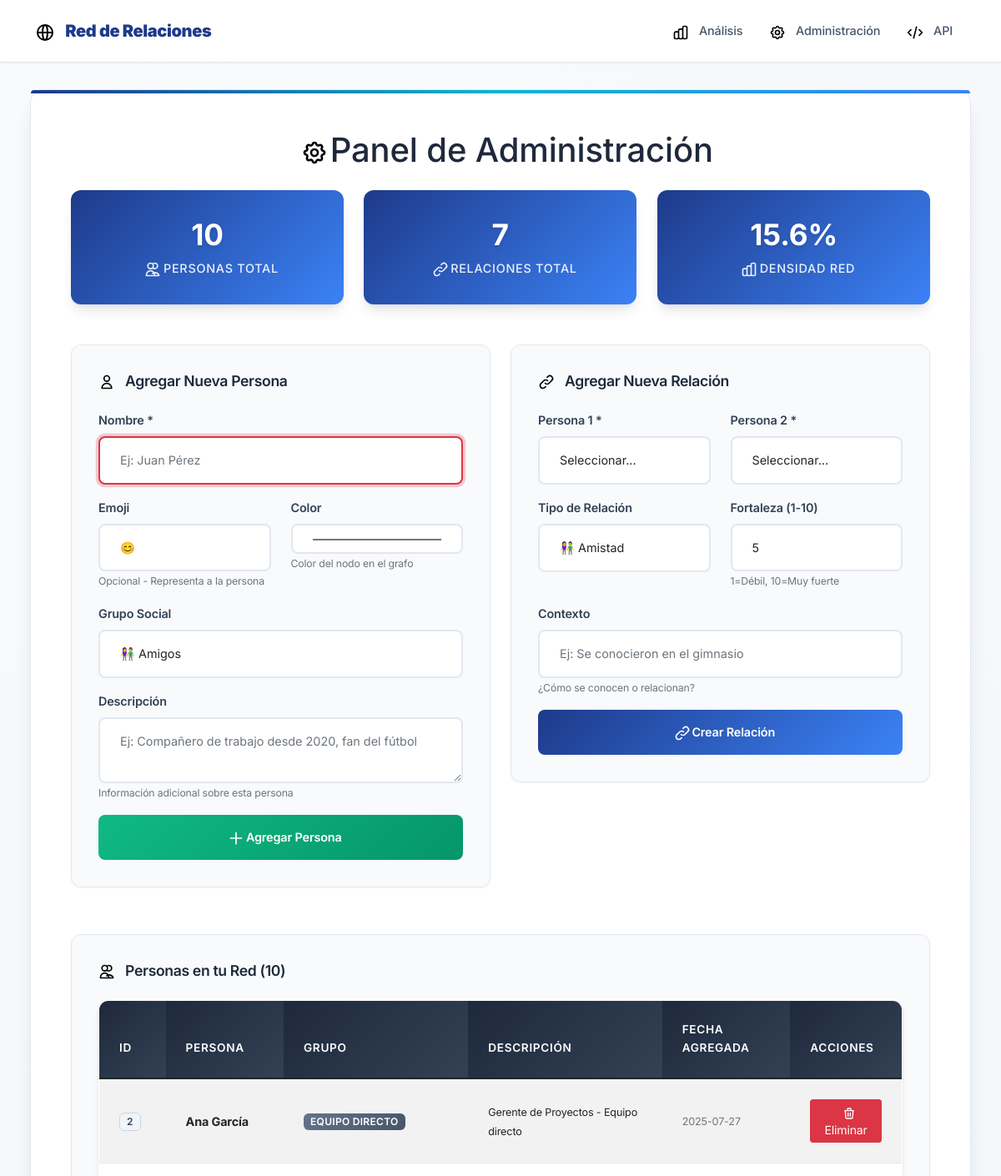
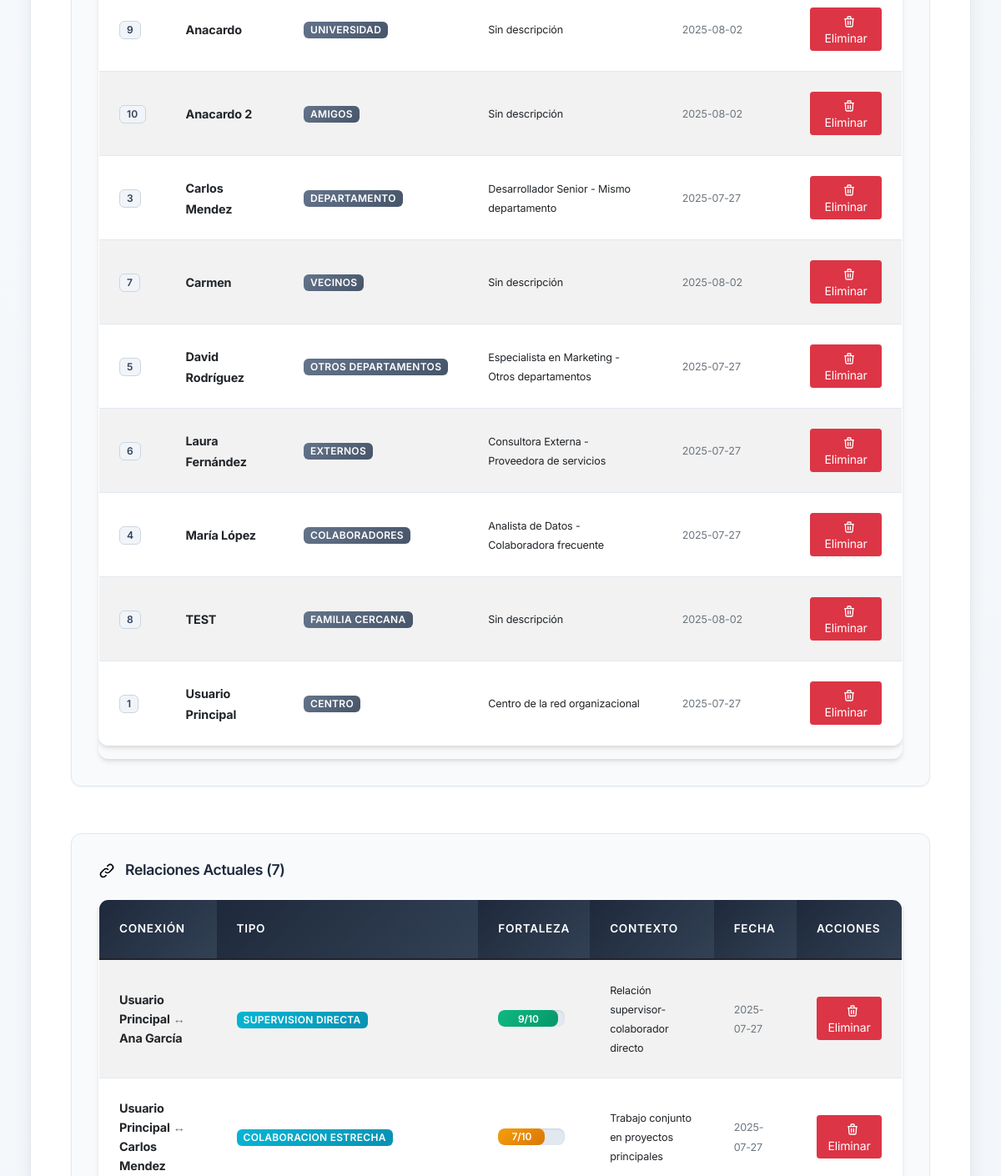
/admin (upper part), run on an earlier commit of the app's database (2 pictures, top to bottom).
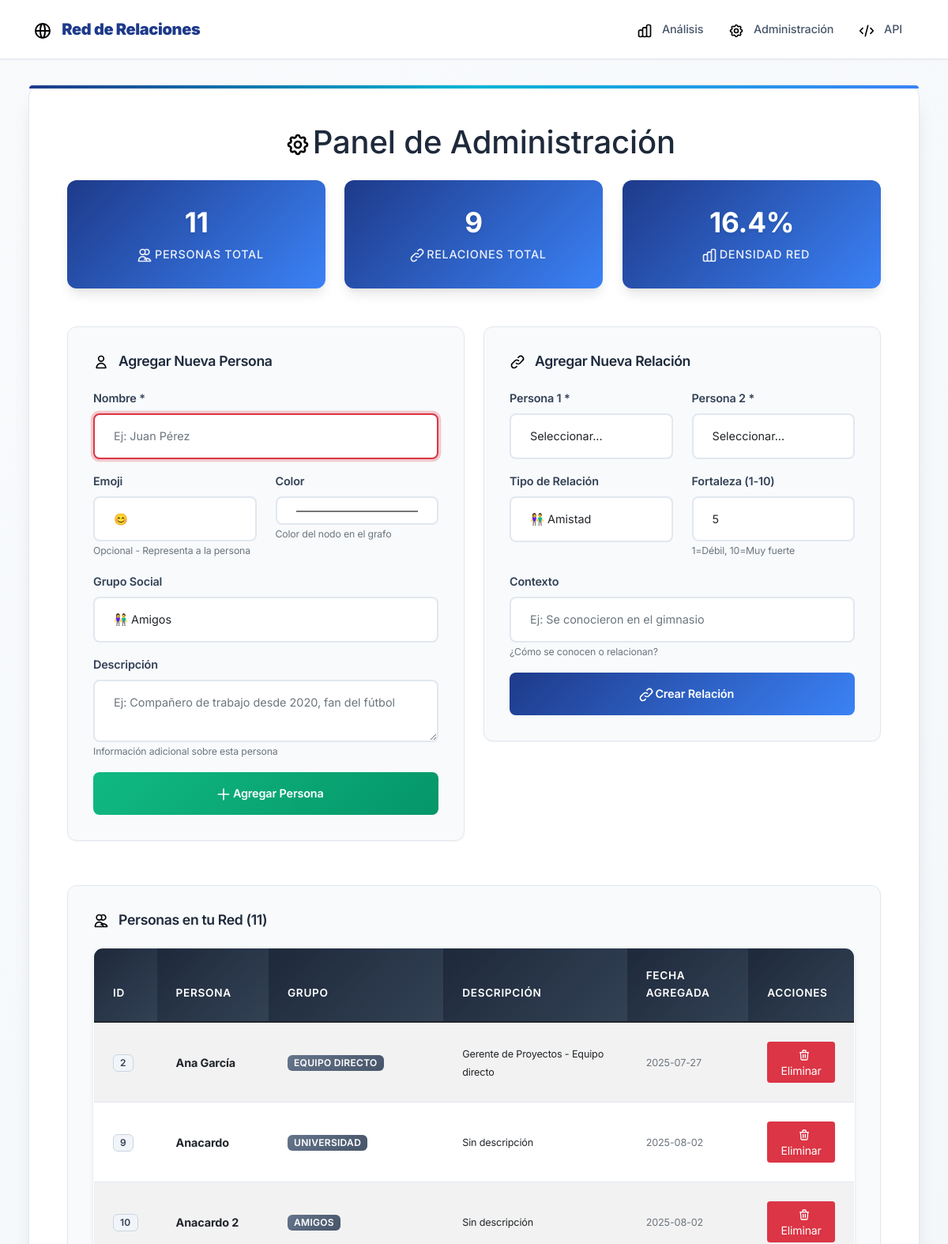
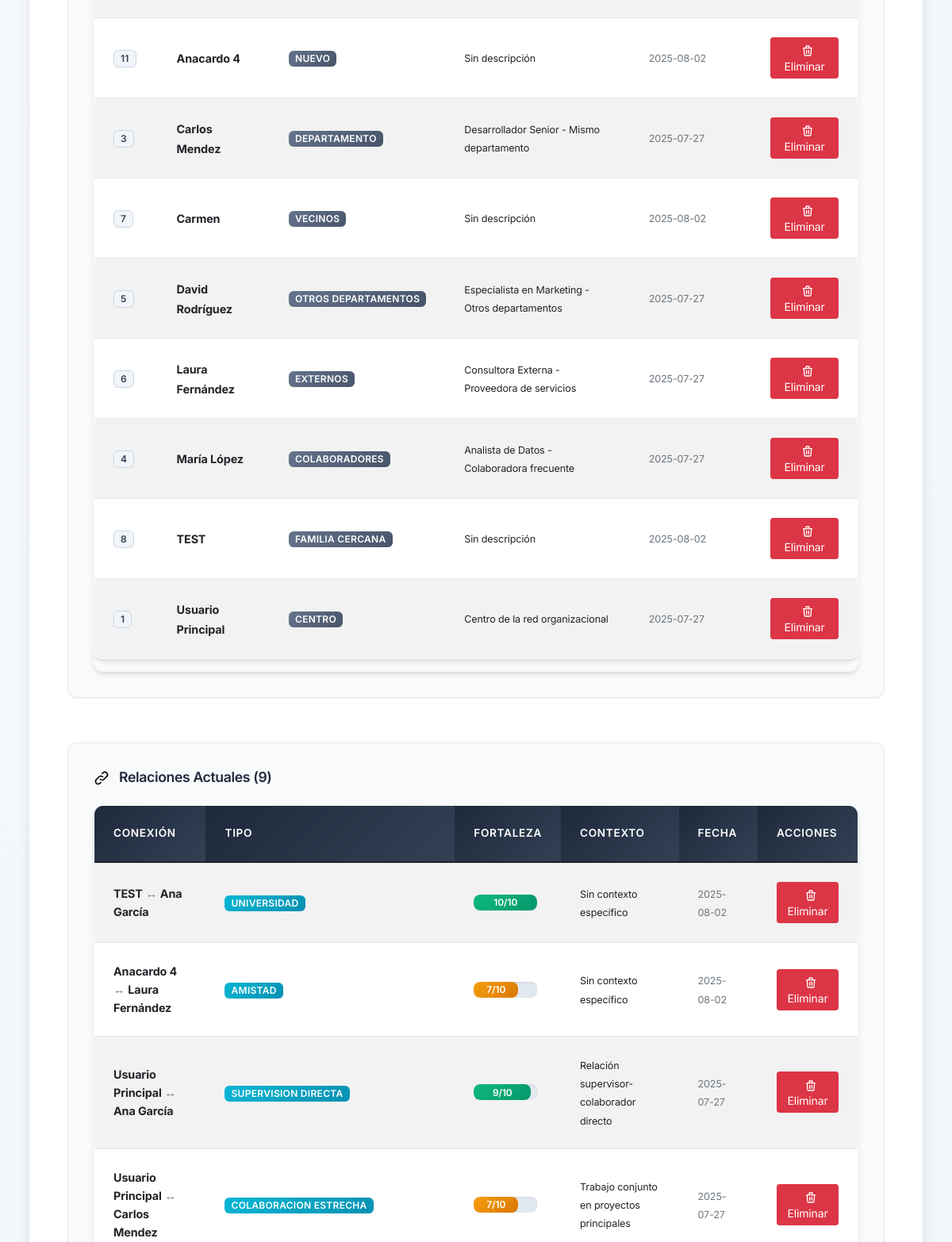
And on a later commit of the database (2 pictures, top to bottom).
### tables this page shows
CREATE TABLE personas (
            id INTEGER PRIMARY KEY AUTOINCREMENT,
            nombre TEXT NOT NULL UNIQUE,
            icono TEXT DEFAULT 'user',
            grupo TEXT DEFAULT 'contactos',
            color TEXT DEFAULT '#3b82f6',
            descripcion TEXT,
            fecha_creacion TIMESTAMP DEFAULT CURRENT_TIMESTAMP
        );

CREATE TABLE relaciones (
            id INTEGER PRIMARY KEY AUTOINCREMENT,
            persona1_id INTEGER,
            persona2_id INTEGER,
            tipo TEXT DEFAULT 'profesional',
            fortaleza INTEGER DEFAULT 5,
            contexto TEXT,
            fecha_creacion TIMESTAMP DEFAULT CURRENT_TIMESTAMP,
            FOREIGN KEY (persona1_id) REFERENCES personas (id),
            FOREIGN KEY (persona2_id) REFERENCES personas (id),
            UNIQUE(persona1_id, persona2_id)
        );

### app.py (the view)
@app.route('/admin')
def admin():
    conn = get_db_connection()
    personas = conn.execute('SELECT * FROM personas ORDER BY nombre').fetchall()
    relaciones = conn.execute('''
        SELECT r.*, p1.nombre as persona1_nombre, p2.nombre as persona2_nombre
        FROM relaciones r
        JOIN personas p1 ON r.persona1_id = p1.id
        JOIN personas p2 ON r.persona2_id = p2.id
        ORDER BY r.fecha_creacion DESC
    ''').fetchall()
    conn.close()
    return render_template('admin.html', personas=personas, relaciones=relaciones)

### app.py (called while the page is built)
def get_db_connection():
    conn = sqlite3.connect(DATABASE)
    conn.row_factory = sqlite3.Row
    return conn

### templates/admin.html (shortened to what this page needs)
{% extends "base.html" %}
{% block content %}
<div class="main-container">
    <h1 class="text-center mb-4">
        <i class="icon icon-settings icon-xl"></i>
        Panel de Administración
    </h1>
    <div class="row mb-4">
        <div class="col-md-4">
            <div class="stats-card">
                <h3>{{ personas|length }}</h3>
                <p class="mb-0">
                    <i class="icon icon-users icon-white"></i>
                    Personas Total
                </p>
            </div>
        </div>
        <div class="col-md-4">
            <div class="stats-card">
                <h3>{{ relaciones|length }}</h3>
                <p class="mb-0">
                    <i class="icon icon-connections icon-white"></i>
                    Relaciones Total
                </p>
            </div>
        </div>
        <div class="col-md-4">
            <div class="stats-card">
                <h3>{{ ((relaciones|length / ((personas|length * (personas|length - 1)) / 2)) * 100)|round(1) if personas|length > 1 else 0 }}%</h3>
                <p class="mb-0">
                    <i class="icon icon-chart icon-white"></i>
                    Densidad Red
                </p>
            </div>
        </div>
    </div>
    <div class="row">
        <div class="col-md-6">
            <div class="admin-panel">
                <h4>
                    <i class="icon icon-user"></i>
                    Agregar Nueva Persona
                </h4>
                <form method="POST" action="{{ url_for('agregar_persona') }}">
                    <div class="mb-3">
                        <label class="form-label">Nombre *</label>
                        <input type="text" class="form-control" name="nombre" required placeholder="Ej: Juan Pérez">
                    </div>
                    <div class="row">
                        <div class="col-md-6">
                            <label class="form-label">Emoji</label>
                            <input type="text" class="form-control" name="emoji" placeholder="😊" maxlength="2">
                            <small class="text-muted">Opcional - Representa a la persona</small>
                        </div>
                        <div class="col-md-6">
                            <label class="form-label">Color</label>
                            <input type="color" class="form-control" name="color" value="#4ecdc4">
                            <small class="text-muted">Color del nodo en el grafo</small>
                        </div>
                    </div>
                    <div class="mb-3 mt-3">
                        <label class="form-label">Grupo Social</label>
                        <select class="form-control" name="grupo">
                            <option value="amigos">👫 Amigos</option>
                        </select>
                    </div>
                    <div class="mb-3">
                        <label class="form-label">Descripción</label>
                        <textarea class="form-control" name="descripcion" rows="2" placeholder="Ej: Compañero de trabajo desde 2020, fan del fútbol"></textarea>
                        <small class="text-muted">Información adicional sobre esta persona</small>
                    </div>
                    <button type="submit" class="btn btn-success btn-custom w-100">
                        <i class="icon icon-plus icon-white"></i>
                        Agregar Persona
                    </button>
                </form>
            </div>
        </div>
        <div class="col-md-6">
            <div class="admin-panel">
                <h4>
                    <i class="icon icon-link"></i>
                    Agregar Nueva Relación
                </h4>
                <form method="POST" action="{{ url_for('agregar_relacion') }}">
                    <div class="row">
                        <div class="col-md-6">
                            <label class="form-label">Persona 1 *</label>
                            <select class="form-control" name="persona1_id" required>
                                <option value="">Seleccionar...</option>
                            </select>
                        </div>
                        <div class="col-md-6">
                            <label class="form-label">Persona 2 *</label>
                            <select class="form-control" name="persona2_id" required>
                                <option value="">Seleccionar...</option>
                            </select>
                        </div>
                    </div>
                    <div class="row mt-3">
                        <div class="col-md-6">
                            <label class="form-label">Tipo de Relación</label>
                            <select class="form-control" name="tipo">
                                <option value="amistad">👫 Amistad</option>
                            </select>
                        </div>
                        <div class="col-md-6">
                            <label class="form-label">Fortaleza (1-10)</label>
                            <input type="number" class="form-control" name="fortaleza" min="1" max="10" value="5">
                            <small class="text-muted">1=Débil, 10=Muy fuerte</small>
                        </div>
                    </div>
                    <div class="mb-3 mt-3">
                        <label class="form-label">Contexto</label>
                        <input type="text" class="form-control" name="contexto" placeholder="Ej: Se conocieron en el gimnasio">
                        <small class="text-muted">¿Cómo se conocen o relacionan?</small>
                    </div>
                    <button type="submit" class="btn btn-primary btn-custom w-100">
                        <i class="icon icon-link icon-white"></i>
                        Crear Relación
                    </button>
                </form>
            </div>
        </div>
    </div>
    <div class="row mt-4">
        <div class="col-12">
            <div class="admin-panel">
                <h4>
                    <i class="icon icon-users"></i>
                    Personas en tu Red ({{ personas|length }})
                </h4>
                <div class="table-responsive">
                    <table class="table table-striped table-hover">
                        <thead class="table-dark">
                            <tr>
                                <th>ID</th>
                                <th>Persona</th>
                                <th>Grupo</th>
                                <th>Descripción</th>
                                <th>Fecha Agregada</th>
                                <th>Acciones</th>
                            </tr>
                        </thead>
                        <tbody>
                            {% for persona in personas %}
                            <tr>
                                <td><span class="badge bg-light text-dark">{{ persona.id }}</span></td>
                                <td>
                                    <strong>{{ persona.nombre }}</strong>
                                </td>
                                <td>
                                    <span class="badge bg-secondary">{{ persona.grupo.replace('_', ' ').title() }}</span>
                                </td>
                                <td>
                                    <small>{{ persona.descripcion or 'Sin descripción' }}</small>
                                </td>
                                <td>
                                    <small class="text-muted">{{ persona.fecha_creacion[:10] if persona.fecha_creacion else 'N/A' }}</small>
                                </td>
                                <td>
                                    {% if persona.nombre != 'Tú' %}
                                    <a href="{{ url_for('eliminar_persona', persona_id=persona.id) }}"
                                       class="btn btn-sm btn-danger"
                                       onclick="return confirm('¿Estás seguro de eliminar a {{ persona.nombre }}? Se eliminarán también todas sus relaciones.')">
                                       <i class="icon icon-trash icon-white icon-sm"></i>
                                       Eliminar
                                    </a>
                                    {% else %}
                                    <span class="badge bg-warning text-dark">
                                        <i class="icon icon-crown icon-sm"></i>
                                        Centro de la Red
                                    </span>
                                    {% endif %}
                                </td>
                            </tr>
                            {% endfor %}
                        </tbody>
                    </table>
                </div>
            </div>
        </div>
    </div>
    <div class="row mt-4">
        <div class="col-12">
            <div class="admin-panel">
                <h4>
                    <i class="icon icon-connections"></i>
                    Relaciones Actuales ({{ relaciones|length }})
                </h4>
                <div class="table-responsive">
                    <table class="table table-striped table-hover">
                        <thead class="table-dark">
                            <tr>
                                <th>Conexión</th>
                                <th>Tipo</th>
                                <th>Fortaleza</th>
                                <th>Contexto</th>
                                <th>Fecha</th>
                                <th>Acciones</th>
                            </tr>
                        </thead>
                        <tbody>
                            {% for relacion in relaciones %}
                            <tr>
                                <td>
                                    <strong>{{ relacion.persona1_nombre }}</strong>
                                    <span class="text-muted">↔</span>
                                    <strong>{{ relacion.persona2_nombre }}</strong>
                                </td>
                                <td>
                                    <span class="badge bg-info">{{ relacion.tipo.replace('_', ' ').title() }}</span>
                                </td>
                                <td>
                                    <div class="progress" style="height: 20px; width: 80px;">
                                        <div class="progress-bar{% if relacion.fortaleza >= 8 %} bg-success{% elif relacion.fortaleza >= 6 %} bg-warning{% elif relacion.fortaleza >= 4 %} bg-info{% else %} bg-secondary{% endif %}" style="width: {{ relacion.fortaleza * 10 }}%;">
                                            {{ relacion.fortaleza }}/10
                                        </div>
                                    </div>
                                </td>
                                <td>
                                    <small>{{ relacion.contexto or 'Sin contexto específico' }}</small>
                                </td>
                                <td>
                                    <small class="text-muted">{{ relacion.fecha_creacion[:10] if relacion.fecha_creacion else 'N/A' }}</small>
                                </td>
                                <td>
                                    <a href="{{ url_for('eliminar_relacion', relacion_id=relacion.id) }}"
                                       class="btn btn-sm btn-danger"
                                       onclick="return confirm('¿Eliminar la relación entre {{ relacion.persona1_nombre }} y {{ relacion.persona2_nombre }}?')">
                                       <i class="icon icon-trash icon-white icon-sm"></i>
                                       Eliminar
                                    </a>
                                </td>
                            </tr>
                            {% endfor %}
                        </tbody>
                    </table>
                </div>
            </div>
        </div>
    </div>
</div>
{% endblock %}

### templates/base.html (shortened to what this page needs)
<!DOCTYPE html>
<html lang="es">
<head>
    <link href="https://cdn.jsdelivr.net/npm/bootstrap@5.1.3/dist/css/bootstrap.min.css" rel="stylesheet">
    <link rel="stylesheet" type="text/css" href="{{ url_for('static', filename='css/base.css') }}">
    <link rel="stylesheet" type="text/css" href="{{ url_for('static', filename='css/index.css') }}">
    <link rel="stylesheet" type="text/css" href="https://unpkg.com/vis-network/standalone/umd/vis-network.min.css" />
</head>
<body>
    <nav class="navbar navbar-expand-lg navbar-light navbar-custom">
        <div class="container">
            <a class="navbar-brand" href="{{ url_for('index') }}">
                <i class="icon icon-network icon-lg"></i>
                <strong>Red de Relaciones</strong>
            </a>
            <div class="navbar-nav ms-auto">
                <a class="nav-link" href="{{ url_for('index') }}">
                    <i class="icon icon-chart"></i>
                    Análisis
                </a>
                <a class="nav-link" href="{{ url_for('admin') }}">
                    <i class="icon icon-settings"></i>
                    Administración
                </a>
                <a class="nav-link" href="/api/grafo" target="_blank">
                    <i class="icon icon-code"></i>
                    API
                </a>
            </div>
        </div>
    </nav>
    <div class="container-fluid">
        {% block content %}{% endblock %}
    </div>
</body>
</html>

### static/css/index.css (style rules this page uses)
html, body { overflow-x: hidden !important; max-width: 100vw !important; box-sizing: border-box !important; }
*, *::before, *::after { box-sizing: border-box !important; }
body { width: 100% !important; margin: 0 !important; padding: 0 !important; }

What changed in the data, as far as the page shows it:
added personas: id "11", nombre "Anacardo 4", grupo.replace "NUEVO", descripcion "Sin descripción", fecha_creacion "2025-08-02"
added relaciones: persona1_nombre "TEST", persona2_nombre "Ana García", tipo.replace "UNIVERSIDAD", fortaleza "10", contexto "Sin contexto específico", fecha_creacion "2025-08-02"
added relaciones: persona1_nombre "Anacardo 4", persona2_nombre "Laura Fernández", tipo.replace "AMISTAD", fortaleza "7", contexto "Sin contexto específico", fecha_creacion "2025-08-02"
Also different on the page:
{{ personas|length }}: "10" → "11"
{{ relaciones|length }}: "7" → "9"
text no longer shown: "15.6"
text now shown: "16.4"
